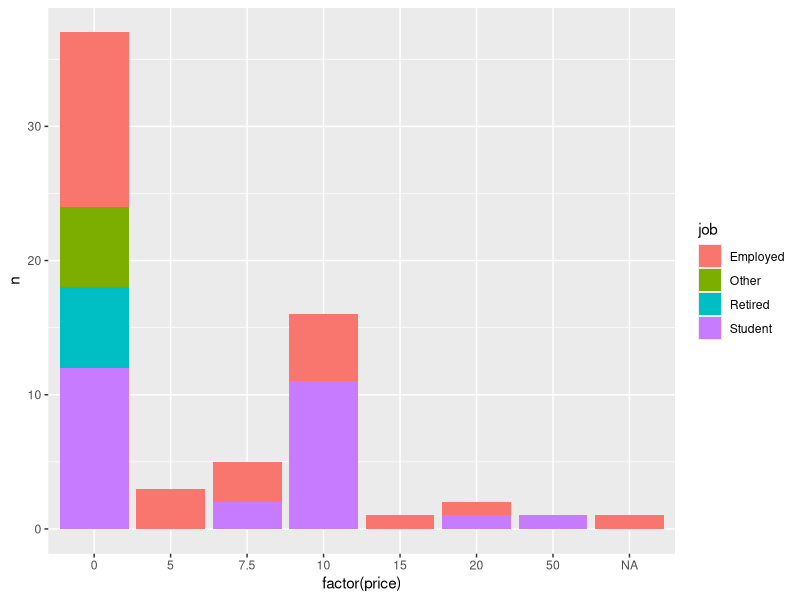

Write the R code that produced this figure. (Note: this script raises an error after producing the figure.)
## ---- chunk 1
#| child: "../setup.Rmd"
## ---- chunk 2
library(tidyverse)
library(knitr)
## ---- chunk 3

waste_data_lord1 <- read_csv(
  here::here("slides/pt2-d13-data-wrangling-tidyr/data/waste-characterisation-lord-of-the-bins-sheet1.csv"))

waste_data_lord2 <- read_csv(
  here::here("slides/pt2-d13-data-wrangling-tidyr/data/waste-characterisation-lord-of-the-bins-sheet2.csv"))

survey_data <- read_csv(here::here("slides/pt2-d13-data-wrangling-tidyr/data/survey-data-partners-in-grime.csv")) %>% 
  mutate(id = seq(1:n()))

survey_data_small <- survey_data %>% 
  select(id, job, price_glass)

survey_data_tidy <- survey_data %>% 
  select(id, job, residence_situation, starts_with("price")) %>% 
  pivot_longer(cols = starts_with("price"),
               names_to = "waste_category",
               values_to = "price") %>% 
  mutate(waste_category = str_remove(waste_category, pattern = "price_")) %>% 
  mutate(price_new = case_when(
    price == "5 to 10" ~ "7.5",
    price == "05-Oct" ~ "7.5",
    str_detect(price, pattern = "20") == TRUE ~ "20",
    str_detect(price, pattern = "See comment") == TRUE ~ NA_character_,
    TRUE ~ price
  )) %>% 
  mutate(price = as.numeric(price_new)) %>% 
  select(-price_new)

survey_data_tidy %>% 
  count(job, residence_situation, waste_category, price) %>% 
  ggplot(aes(x = factor(price), y = n, fill = job)) +
  geom_col()

## ---- chunk 4
#| eval: true

waste_data <- bind_rows(waste_data_lord1, waste_data_lord2) 

waste_data_untidy <- waste_data %>% 
  filter(!is.na(objid)) %>% 
  rename(non_recyclable_Kg = `non_recyclables_ Kg`,
         recyclable_Kg = recyclables_Kg) %>%
  relocate(c(recyclable_Kg, non_recyclable_Kg), .before = weight_total_kg) %>% 
  select(objid, location, pet_Kg:weight_total_kg) %>% 
  mutate(objid = factor(objid)) %>%
  rename_with(~str_remove(.x, "_Kg|_kg")) %>% 
  rename_with(~str_remove(.x, "_content")) %>% 
  rename(total = weight_total)


waste_category_levels <- c("glass", "metal_alu", "paper", "pet", "other")

waste_data_tidy <- waste_data_untidy %>% 
  select(objid:paper, non_recyclable) %>% 
  rename(other = non_recyclable) %>% 
  mutate(objid = factor(objid)) %>%
  pivot_longer(cols = pet:other,
               names_to = "waste_category",
               values_to = "weight") %>% 
  mutate(waste_category = factor(waste_category, levels = waste_category_levels)) %>% 
  mutate(type = case_when(
    waste_category == "other" ~ "non_recyclable",
    TRUE ~ "recyclable")) %>% 
  relocate(type, .before = weight) %>% 
  group_by(objid) %>% 
  mutate(percent = weight / sum(weight) * 100)

## ---- chunk 5

## ---- chunk 6
#| echo: true
survey_data_small
## ---- chunk 7
#| echo: true
survey_data_small %>% 
  summarise(mean_price_glass = mean(price_glass))

## ---- chunk 8
#| echo: true
survey_data_small %>% 
  summarise(mean_price_glass = mean(price_glass, na.rm = TRUE))
## ---- chunk 9
#| echo: true
glimpse(survey_data_small)
## ---- chunk 10
#| echo: false
#| eval: true
survey_data_small %>% 
  mutate(price_glass_new = case_when(
    price_glass == "5 to 10" ~ "7.5",
    price_glass == "05-Oct" ~ "7.5",
    str_detect(price_glass, pattern = "20") == TRUE ~ "20",
    str_detect(price_glass, pattern = "See comment") == TRUE ~ NA_character_,
    TRUE ~ price_glass
  )) %>% 
  relocate(price_glass_new, .after = job) %>% 
  print(n = 22)
## ---- chunk 11
#| echo: true
#| eval: true
#| code-line-numbers: "9"

survey_data_small %>% 
  mutate(price_glass_new = case_when(
    price_glass == "5 to 10" ~ "7.5",
    price_glass == "05-Oct" ~ "7.5",
    str_detect(price_glass, pattern = "20") == TRUE ~ "20",
    str_detect(price_glass, pattern = "See comment") == TRUE ~ NA_character_,
    TRUE ~ price_glass
  )) %>% 
  summarise(mean_price_glass = mean(price_glass_new, na.rm = TRUE))
  
## ---- chunk 12
#| echo: true
#| eval: true
#| code-line-numbers: "9|10"

survey_data_small %>% 
  mutate(price_glass_new = case_when(
    price_glass == "5 to 10" ~ "7.5",
    price_glass == "05-Oct" ~ "7.5",
    str_detect(price_glass, pattern = "20") == TRUE ~ "20",
    str_detect(price_glass, pattern = "See comment") == TRUE ~ NA_character_,
    TRUE ~ price_glass
  )) %>% 
  mutate(price_glass_new = as.numeric(price_glass_new)) %>% 
  summarise(mean_price_glass = mean(price_glass_new, na.rm = TRUE))
  
## ---- chunk 13
knitr::include_graphics("img/tidyr-part-of-tidyverse.png")
## ---- chunk 14
knitr::include_graphics("img/tidyr-longer-wider.gif")
## ---- chunk 15

waste_data_untidy %>% 
  knitr::kable(digits = 2)

## ---- chunk 16

ggplot(data = waste_data_untidy,
       mapping = aes(x = objid, y = total)) +
  geom_col()

## ---- chunk 17

ggplot(data = waste_data_tidy,
       mapping = aes(x = objid, y = weight, fill = waste_category)) +
  geom_col() 

## ---- chunk 18

waste_data_tidy %>% 
  select(-percent) %>% 
  head(n = 10) 

## ---- chunk 19

waste_data_tidy %>% 
  ggplot(aes(x = objid, y = percent, fill = type)) +
  geom_col() 

## ---- chunk 20

waste_data_tidy %>% 
  head(n = 10) 

## ---- chunk 21
#| echo: true
waste_data_untidy %>% 
  knitr::kable()
## ---- chunk 22
#| echo: true
waste_data_untidy %>% 
  select(objid:paper, non_recyclable)

## ---- chunk 23
#| echo: true
waste_data_untidy %>% 
  select(objid:paper, non_recyclable) %>% 
  rename(other = non_recyclable)

## ---- chunk 24
#| echo: true
waste_category_levels <- c("glass", "metal_alu", "paper", "pet", "other")

waste_data_untidy %>% 
  select(objid:paper, non_recyclable) %>% 
  rename(other = non_recyclable) %>% 
  pivot_longer(cols = pet:other,
               names_to = "waste_category",
               values_to = "weight") %>% 
  mutate(waste_category = factor(waste_category, levels = waste_category_levels)) 

## ---- chunk 25
#| echo: true
waste_category_levels <- c("glass", "metal_alu", "paper", "pet", "other")

waste_data_untidy %>% 
  select(objid:paper, non_recyclable) %>% 
  rename(other = non_recyclable) %>% 
  pivot_longer(cols = pet:other,
               names_to = "waste_category",
               values_to = "weight") %>% 
  mutate(waste_category = factor(waste_category, levels = waste_category_levels)) %>%
  mutate(type = case_when(
    waste_category == "other" ~ "non_recyclable",
    TRUE ~ "recyclable")) %>% 
  relocate(type, .before = weight)
## ---- chunk 26
#| echo: true
waste_category_levels <- c("glass", "metal_alu", "paper", "pet", "other")

waste_data_untidy %>% 
  select(objid:paper, non_recyclable) %>% 
  rename(other = non_recyclable) %>% 
  pivot_longer(cols = pet:other,
               names_to = "waste_category",
               values_to = "weight") %>% 
  mutate(waste_category = factor(waste_category, levels = waste_category_levels)) %>% 
  mutate(type = case_when(
    waste_category == "other" ~ "non_recyclable",
    TRUE ~ "recyclable")) %>% 
  relocate(type, .before = weight) %>% 
  group_by(objid) %>% 
  mutate(percent = weight / sum(weight) * 100)

## ---- chunk 27

countdown(
  minutes = 15, seconds = 0,
  left = 0, right = 0,
  padding = "10px", margin = "5%",
  font_size = "2em"
)

## ---- chunk 28

countdown(
  minutes = 10, seconds = 0,
  left = 0, right = 0,
  padding = "10px", margin = "5%",
  font_size = "2em"
)

